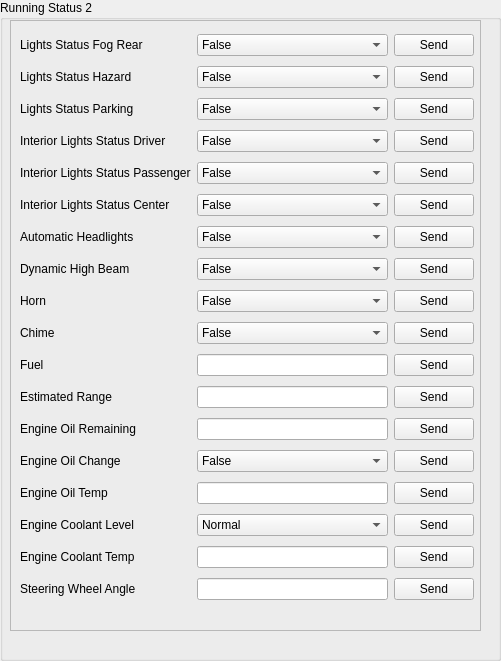
     <widget class="QGroupBox" name="groupBox_6">
      <property name="geometry">
       <rect>
        <x>510</x>
        <y>0</y>
        <width>501</width>
        <height>661</height>
       </rect>
      </property>
      <property name="title">
       <string>Running Status 2</string>
      </property>
      <widget class="QFrame" name="frame_6">
       <property name="geometry">
        <rect>
         <x>10</x>
         <y>20</y>
         <width>471</width>
         <height>611</height>
        </rect>
       </property>
       <property name="frameShape">
        <enum>QFrame::StyledPanel</enum>
       </property>
       <property name="frameShadow">
        <enum>QFrame::Raised</enum>
       </property>
       <widget class="QWidget" name="gridLayoutWidget_7">
        <property name="geometry">
         <rect>
          <x>10</x>
          <y>10</y>
          <width>454</width>
          <height>591</height>
         </rect>
        </property>
        <layout class="QGridLayout" name="gridLayout_8">
         <item row="1" column="0">
          <widget class="QLabel" name="label_R21">
           <property name="text">
            <string>Lights Status Hazard</string>
           </property>
           <property name="alignment">
            <set>Qt::AlignLeading|Qt::AlignLeft|Qt::AlignVCenter</set>
           </property>
          </widget>
         </item>
         <item row="2" column="0">
          <widget class="QLabel" name="label_R22">
           <property name="text">
            <string>Lights Status Parking</string>
           </property>
           <property name="alignment">
            <set>Qt::AlignLeading|Qt::AlignLeft|Qt::AlignVCenter</set>
           </property>
          </widget>
         </item>
         <item row="3" column="0">
          <widget class="QLabel" name="label_R23">
           <property name="text">
            <string>Interior Lights Status Driver</string>
           </property>
           <property name="alignment">
            <set>Qt::AlignLeading|Qt::AlignLeft|Qt::AlignVCenter</set>
           </property>
          </widget>
         </item>
         <item row="0" column="2">
          <widget class="QPushButton" name="pushButton_R20">
           <property name="text">
            <string>Send</string>
           </property>
          </widget>
         </item>
         <item row="1" column="2">
          <widget class="QPushButton" name="pushButton_R21">
           <property name="text">
            <string>Send</string>
           </property>
          </widget>
         </item>
         <item row="2" column="2">
          <widget class="QPushButton" name="pushButton_R22">
           <property name="text">
            <string>Send</string>
           </property>
          </widget>
         </item>
         <item row="3" column="2">
          <widget class="QPushButton" name="pushButton_R23">
           <property name="text">
            <string>Send</string>
           </property>
          </widget>
         </item>
         <item row="4" column="2">
          <widget class="QPushButton" name="pushButton_R24">
           <property name="text">
            <string>Send</string>
           </property>
          </widget>
         </item>
         <item row="5" column="2">
          <widget class="QPushButton" name="pushButton_R25">
           <property name="text">
            <string>Send</string>
           </property>
          </widget>
         </item>
         <item row="6" column="2">
          <widget class="QPushButton" name="pushButton_R26">
           <property name="text">
            <string>Send</string>
           </property>
          </widget>
         </item>
         <item row="0" column="0">
          <widget class="QLabel" name="label_R20">
           <property name="text">
            <string>Lights Status Fog Rear</string>
           </property>
           <property name="alignment">
            <set>Qt::AlignLeading|Qt::AlignLeft|Qt::AlignVCenter</set>
           </property>
          </widget>
         </item>
         <item row="4" column="0">
          <widget class="QLabel" name="label_R24">
           <property name="text">
            <string>Interior Lights Status Passenger</string>
           </property>
           <property name="alignment">
            <set>Qt::AlignLeading|Qt::AlignLeft|Qt::AlignVCenter</set>
           </property>
          </widget>
         </item>
         <item row="5" column="0">
          <widget class="QLabel" name="label_R25">
           <property name="text">
            <string>Interior Lights Status Center</string>
           </property>
           <property name="alignment">
            <set>Qt::AlignLeading|Qt::AlignLeft|Qt::AlignVCenter</set>
           </property>
          </widget>
         </item>
         <item row="6" column="0">
          <widget class="QLabel" name="label_R26">
           <property name="text">
            <string>Automatic Headlights</string>
           </property>
           <property name="alignment">
            <set>Qt::AlignLeading|Qt::AlignLeft|Qt::AlignVCenter</set>
           </property>
          </widget>
         </item>
         <item row="7" column="0">
          <widget class="QLabel" name="label_R27">
           <property name="text">
            <string>Dynamic High Beam</string>
           </property>
           <property name="alignment">
            <set>Qt::AlignLeading|Qt::AlignLeft|Qt::AlignVCenter</set>
           </property>
          </widget>
         </item>
         <item row="7" column="2">
          <widget class="QPushButton" name="pushButton_R27">
           <property name="text">
            <string>Send</string>
           </property>
          </widget>
         </item>
         <item row="8" column="0">
          <widget class="QLabel" name="label_R28">
           <property name="text">
            <string>Horn</string>
           </property>
           <property name="alignment">
            <set>Qt::AlignLeading|Qt::AlignLeft|Qt::AlignVCenter</set>
           </property>
          </widget>
         </item>
         <item row="9" column="0">
          <widget class="QLabel" name="label_R29">
           <property name="text">
            <string>Chime</string>
           </property>
           <property name="alignment">
            <set>Qt::AlignLeading|Qt::AlignLeft|Qt::AlignVCenter</set>
           </property>
          </widget>
         </item>
         <item row="10" column="0">
          <widget class="QLabel" name="label_R30">
           <property name="text">
            <string>Fuel</string>
           </property>
           <property name="alignment">
            <set>Qt::AlignLeading|Qt::AlignLeft|Qt::AlignVCenter</set>
           </property>
          </widget>
         </item>
         <item row="11" column="0">
          <widget class="QLabel" name="label_R31">
           <property name="text">
            <string>Estimated Range</string>
           </property>
           <property name="alignment">
            <set>Qt::AlignLeading|Qt::AlignLeft|Qt::AlignVCenter</set>
           </property>
          </widget>
         </item>
         <item row="12" column="0">
          <widget class="QLabel" name="label_R32">
           <property name="text">
            <string>Engine Oil Remaining</string>
           </property>
           <property name="alignment">
            <set>Qt::AlignLeading|Qt::AlignLeft|Qt::AlignVCenter</set>
           </property>
          </widget>
         </item>
         <item row="13" column="0">
          <widget class="QLabel" name="label_R33">
           <property name="text">
            <string>Engine Oil Change</string>
           </property>
           <property name="alignment">
            <set>Qt::AlignLeading|Qt::AlignLeft|Qt::AlignVCenter</set>
           </property>
          </widget>
         </item>
         <item row="14" column="0">
          <widget class="QLabel" name="label_R34">
           <property name="text">
            <string>Engine Oil Temp</string>
           </property>
           <property name="alignment">
            <set>Qt::AlignLeading|Qt::AlignLeft|Qt::AlignVCenter</set>
           </property>
          </widget>
         </item>
         <item row="8" column="2">
          <widget class="QPushButton" name="pushButton_R28">
           <property name="text">
            <string>Send</string>
           </property>
          </widget>
         </item>
         <item row="9" column="2">
          <widget class="QPushButton" name="pushButton_R29">
           <property name="text">
            <string>Send</string>
           </property>
          </widget>
         </item>
         <item row="10" column="2">
          <widget class="QPushButton" name="pushButton_R30">
           <property name="text">
            <string>Send</string>
           </property>
          </widget>
         </item>
         <item row="11" column="2">
          <widget class="QPushButton" name="pushButton_R31">
           <property name="text">
            <string>Send</string>
           </property>
          </widget>
         </item>
         <item row="12" column="2">
          <widget class="QPushButton" name="pushButton_R32">
           <property name="text">
            <string>Send</string>
           </property>
          </widget>
         </item>
         <item row="13" column="2">
          <widget class="QPushButton" name="pushButton_R33">
           <property name="text">
            <string>Send</string>
           </property>
          </widget>
         </item>
         <item row="14" column="2">
          <widget class="QPushButton" name="pushButton_R34">
           <property name="text">
            <string>Send</string>
           </property>
          </widget>
         </item>
         <item row="15" column="2">
          <widget class="QPushButton" name="pushButton_R35">
           <property name="text">
            <string>Send</string>
           </property>
          </widget>
         </item>
         <item row="8" column="1">
          <widget class="QComboBox" name="comboBox_R28">
           <item>
            <property name="text">
             <string>False</string>
            </property>
           </item>
           <item>
            <property name="text">
             <string>True</string>
            </property>
           </item>
          </widget>
         </item>
         <item row="0" column="1">
          <widget class="QComboBox" name="comboBox_R20">
           <item>
            <property name="text">
             <string>False</string>
            </property>
           </item>
           <item>
            <property name="text">
             <string>True</string>
            </property>
           </item>
          </widget>
         </item>
         <item row="1" column="1">
          <widget class="QComboBox" name="comboBox_R21">
           <item>
            <property name="text">
             <string>False</string>
            </property>
           </item>
           <item>
            <property name="text">
             <string>True</string>
            </property>
           </item>
          </widget>
         </item>
         <item row="2" column="1">
          <widget class="QComboBox" name="comboBox_R22">
           <item>
            <property name="text">
             <string>False</string>
            </property>
           </item>
           <item>
            <property name="text">
             <string>True</string>
            </property>
           </item>
          </widget>
         </item>
         <item row="3" column="1">
          <widget class="QComboBox" name="comboBox_R23">
           <item>
            <property name="text">
             <string>False</string>
            </property>
           </item>
           <item>
            <property name="text">
             <string>True</string>
            </property>
           </item>
          </widget>
         </item>
         <item row="4" column="1">
          <widget class="QComboBox" name="comboBox_R24">
           <item>
            <property name="text">
             <string>False</string>
            </property>
           </item>
           <item>
            <property name="text">
             <string>True</string>
            </property>
           </item>
          </widget>
         </item>
         <item row="5" column="1">
          <widget class="QComboBox" name="comboBox_R25">
           <item>
            <property name="text">
             <string>False</string>
            </property>
           </item>
           <item>
            <property name="text">
             <string>True</string>
            </property>
           </item>
          </widget>
         </item>
         <item row="6" column="1">
          <widget class="QComboBox" name="comboBox_R26">
           <item>
            <property name="text">
             <string>False</string>
            </property>
           </item>
           <item>
            <property name="text">
             <string>True</string>
            </property>
           </item>
          </widget>
         </item>
         <item row="7" column="1">
          <widget class="QComboBox" name="comboBox_R27">
           <item>
            <property name="text">
             <string>False</string>
            </property>
           </item>
           <item>
            <property name="text">
             <string>True</string>
            </property>
           </item>
          </widget>
         </item>
         <item row="9" column="1">
          <widget class="QComboBox" name="comboBox_R29">
           <item>
            <property name="text">
             <string>False</string>
            </property>
           </item>
           <item>
            <property name="text">
             <string>True</string>
            </property>
           </item>
          </widget>
         </item>
         <item row="10" column="1">
          <widget class="QLineEdit" name="lineEdit_R30"/>
         </item>
         <item row="11" column="1">
          <widget class="QLineEdit" name="lineEdit_R31"/>
         </item>
         <item row="12" column="1">
          <widget class="QLineEdit" name="lineEdit_R32"/>
         </item>
         <item row="13" column="1">
          <widget class="QComboBox" name="comboBox_R33">
           <item>
            <property name="text">
             <string>False</string>
            </property>
           </item>
           <item>
            <property name="text">
             <string>True</string>
            </property>
           </item>
          </widget>
         </item>
         <item row="14" column="1">
          <widget class="QLineEdit" name="lineEdit_R34"/>
         </item>
         <item row="15" column="1">
          <widget class="QComboBox" name="comboBox_R35">
           <item>
            <property name="text">
             <string>Normal</string>
            </property>
           </item>
           <item>
            <property name="text">
             <string>Low</string>
            </property>
           </item>
          </widget>
         </item>
         <item row="15" column="0">
          <widget class="QLabel" name="label_R35">
           <property name="text">
            <string>Engine Coolant Level</string>
           </property>
           <property name="alignment">
            <set>Qt::AlignLeading|Qt::AlignLeft|Qt::AlignVCenter</set>
           </property>
          </widget>
         </item>
         <item row="16" column="0">
          <widget class="QLabel" name="label_R36">
           <property name="text">
            <string>Engine Coolant Temp</string>
           </property>
           <property name="alignment">
            <set>Qt::AlignLeading|Qt::AlignLeft|Qt::AlignVCenter</set>
           </property>
          </widget>
         </item>
         <item row="17" column="0">
          <widget class="QLabel" name="label_R37">
           <property name="text">
            <string>Steering Wheel Angle</string>
           </property>
           <property name="alignment">
            <set>Qt::AlignLeading|Qt::AlignLeft|Qt::AlignVCenter</set>
           </property>
          </widget>
         </item>
         <item row="16" column="1">
          <widget class="QLineEdit" name="lineEdit_R36"/>
         </item>
         <item row="17" column="1">
          <widget class="QLineEdit" name="lineEdit_R37"/>
         </item>
         <item row="16" column="2">
          <widget class="QPushButton" name="pushButton_R36">
           <property name="text">
            <string>Send</string>
           </property>
          </widget>
         </item>
         <item row="17" column="2">
          <widget class="QPushButton" name="pushButton_R37">
           <property name="text">
            <string>Send</string>
           </property>
          </widget>
         </item>
        </layout>
       </widget>
      </widget>
     </widget>
